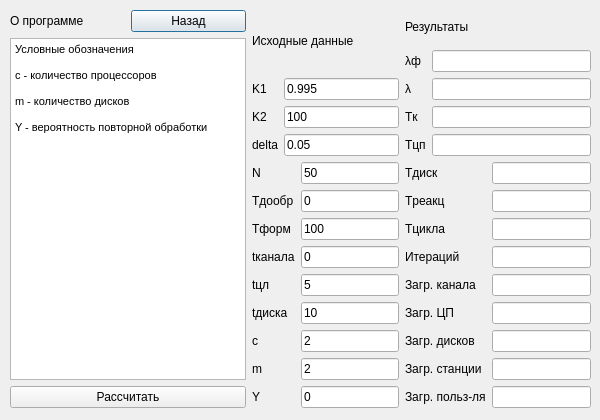
<?xml version="1.0" encoding="UTF-8"?>
<ui version="4.0">
 <class>Dialog1</class>
 <widget class="QDialog" name="Dialog1">
  <property name="geometry">
   <rect>
    <x>0</x>
    <y>0</y>
    <width>600</width>
    <height>420</height>
   </rect>
  </property>
  <property name="windowTitle">
   <string>Расчет</string>
  </property>
  <widget class="QWidget" name="layoutWidget">
   <property name="geometry">
    <rect>
     <x>10</x>
     <y>10</y>
     <width>581</width>
     <height>398</height>
    </rect>
   </property>
   <layout class="QHBoxLayout" name="horizontalLayout_2">
    <item>
     <layout class="QVBoxLayout" name="verticalLayout_6">
      <item>
       <layout class="QHBoxLayout" name="horizontalLayout">
        <item>
         <widget class="QLabel" name="label_27">
          <property name="text">
           <string>О программе</string>
          </property>
         </widget>
        </item>
        <item>
         <widget class="QPushButton" name="pushButton">
          <property name="text">
           <string>Назад</string>
          </property>
         </widget>
        </item>
       </layout>
      </item>
      <item>
       <layout class="QVBoxLayout" name="verticalLayout_5">
        <item>
         <widget class="QTextBrowser" name="textBrowser">
          <property name="html">
           <string>&lt;!DOCTYPE HTML PUBLIC &quot;-//W3C//DTD HTML 4.0//EN&quot; &quot;http://www.w3.org/TR/REC-html40/strict.dtd&quot;&gt;
&lt;html&gt;&lt;head&gt;&lt;meta name=&quot;qrichtext&quot; content=&quot;1&quot; /&gt;&lt;style type=&quot;text/css&quot;&gt;
p, li { white-space: pre-wrap; }
&lt;/style&gt;&lt;/head&gt;&lt;body style=&quot; font-family:'MS Shell Dlg 2'; font-size:8.25pt; font-weight:400; font-style:normal;&quot;&gt;
&lt;p style=&quot; margin-top:0px; margin-bottom:0px; margin-left:0px; margin-right:0px; -qt-block-indent:0; text-indent:0px;&quot;&gt;Условные обозначения&lt;/p&gt;
&lt;p style=&quot;-qt-paragraph-type:empty; margin-top:0px; margin-bottom:0px; margin-left:0px; margin-right:0px; -qt-block-indent:0; text-indent:0px;&quot;&gt;&lt;br /&gt;&lt;/p&gt;
&lt;p style=&quot; margin-top:0px; margin-bottom:0px; margin-left:0px; margin-right:0px; -qt-block-indent:0; text-indent:0px;&quot;&gt;c - количество процессоров&lt;/p&gt;
&lt;p style=&quot;-qt-paragraph-type:empty; margin-top:0px; margin-bottom:0px; margin-left:0px; margin-right:0px; -qt-block-indent:0; text-indent:0px;&quot;&gt;&lt;br /&gt;&lt;/p&gt;
&lt;p style=&quot; margin-top:0px; margin-bottom:0px; margin-left:0px; margin-right:0px; -qt-block-indent:0; text-indent:0px;&quot;&gt;m - количество дисков&lt;/p&gt;
&lt;p style=&quot;-qt-paragraph-type:empty; margin-top:0px; margin-bottom:0px; margin-left:0px; margin-right:0px; -qt-block-indent:0; text-indent:0px;&quot;&gt;&lt;br /&gt;&lt;/p&gt;
&lt;p style=&quot; margin-top:0px; margin-bottom:0px; margin-left:0px; margin-right:0px; -qt-block-indent:0; text-indent:0px;&quot;&gt;Y - вероятность повторной обработки&lt;/p&gt;&lt;/body&gt;&lt;/html&gt;</string>
          </property>
         </widget>
        </item>
        <item>
         <widget class="QPushButton" name="pushButton_2">
          <property name="text">
           <string>Рассчитать</string>
          </property>
         </widget>
        </item>
       </layout>
      </item>
     </layout>
    </item>
    <item>
     <layout class="QHBoxLayout" name="horizontalLayout_5">
      <item>
       <layout class="QVBoxLayout" name="verticalLayout_4">
        <item>
         <layout class="QHBoxLayout" name="horizontalLayout_4">
          <item>
           <widget class="QLabel" name="label_28">
            <property name="text">
             <string>Исходные данные</string>
            </property>
           </widget>
          </item>
          <item>
           <spacer name="horizontalSpacer">
            <property name="orientation">
             <enum>Qt::Horizontal</enum>
            </property>
            <property name="sizeHint" stdset="0">
             <size>
              <width>40</width>
              <height>20</height>
             </size>
            </property>
           </spacer>
          </item>
         </layout>
        </item>
        <item>
         <layout class="QVBoxLayout" name="verticalLayout">
          <item>
           <layout class="QGridLayout" name="gridLayout">
            <item row="0" column="0">
             <widget class="QLabel" name="label">
              <property name="text">
               <string>K1</string>
              </property>
             </widget>
            </item>
            <item row="1" column="1">
             <widget class="QLineEdit" name="lineEdit_2">
              <property name="text">
               <string>100</string>
              </property>
             </widget>
            </item>
            <item row="2" column="0">
             <widget class="QLabel" name="label_3">
              <property name="text">
               <string>delta</string>
              </property>
             </widget>
            </item>
            <item row="0" column="1">
             <widget class="QLineEdit" name="lineEdit">
              <property name="text">
               <string>0.995</string>
              </property>
             </widget>
            </item>
            <item row="1" column="0">
             <widget class="QLabel" name="label_2">
              <property name="text">
               <string>K2</string>
              </property>
             </widget>
            </item>
            <item row="2" column="1">
             <widget class="QLineEdit" name="lineEdit_3">
              <property name="text">
               <string>0.05</string>
              </property>
             </widget>
            </item>
           </layout>
          </item>
          <item>
           <layout class="QGridLayout" name="gridLayout_2">
            <item row="0" column="0">
             <widget class="QLabel" name="label_5">
              <property name="text">
               <string>N</string>
              </property>
             </widget>
            </item>
            <item row="0" column="1">
             <widget class="QLineEdit" name="lineEdit_5">
              <property name="text">
               <string>50</string>
              </property>
             </widget>
            </item>
            <item row="1" column="0">
             <widget class="QLabel" name="label_6">
              <property name="text">
               <string>Tдообр</string>
              </property>
             </widget>
            </item>
            <item row="1" column="1">
             <widget class="QLineEdit" name="lineEdit_6">
              <property name="text">
               <string>0</string>
              </property>
             </widget>
            </item>
            <item row="2" column="0">
             <widget class="QLabel" name="label_7">
              <property name="text">
               <string>Tформ</string>
              </property>
             </widget>
            </item>
            <item row="2" column="1">
             <widget class="QLineEdit" name="lineEdit_7">
              <property name="text">
               <string>100</string>
              </property>
             </widget>
            </item>
            <item row="3" column="0">
             <widget class="QLabel" name="label_8">
              <property name="text">
               <string>tканала</string>
              </property>
             </widget>
            </item>
            <item row="3" column="1">
             <widget class="QLineEdit" name="lineEdit_8">
              <property name="text">
               <string>0</string>
              </property>
             </widget>
            </item>
            <item row="4" column="0">
             <widget class="QLabel" name="label_9">
              <property name="text">
               <string>tцл</string>
              </property>
             </widget>
            </item>
            <item row="4" column="1">
             <widget class="QLineEdit" name="lineEdit_9">
              <property name="text">
               <string>5</string>
              </property>
             </widget>
            </item>
            <item row="5" column="0">
             <widget class="QLabel" name="label_10">
              <property name="text">
               <string>tдиска</string>
              </property>
             </widget>
            </item>
            <item row="5" column="1">
             <widget class="QLineEdit" name="lineEdit_10">
              <property name="text">
               <string>10</string>
              </property>
             </widget>
            </item>
            <item row="6" column="0">
             <widget class="QLabel" name="label_11">
              <property name="text">
               <string>c</string>
              </property>
             </widget>
            </item>
            <item row="6" column="1">
             <widget class="QLineEdit" name="lineEdit_11">
              <property name="text">
               <string>2</string>
              </property>
             </widget>
            </item>
            <item row="7" column="0">
             <widget class="QLabel" name="label_12">
              <property name="text">
               <string>m</string>
              </property>
             </widget>
            </item>
            <item row="7" column="1">
             <widget class="QLineEdit" name="lineEdit_12">
              <property name="text">
               <string>2</string>
              </property>
             </widget>
            </item>
            <item row="8" column="0">
             <widget class="QLabel" name="label_13">
              <property name="text">
               <string>Y</string>
              </property>
             </widget>
            </item>
            <item row="8" column="1">
             <widget class="QLineEdit" name="lineEdit_13">
              <property name="text">
               <string>0</string>
              </property>
             </widget>
            </item>
           </layout>
          </item>
         </layout>
        </item>
       </layout>
      </item>
      <item>
       <layout class="QVBoxLayout" name="verticalLayout_3">
        <item>
         <layout class="QHBoxLayout" name="horizontalLayout_3">
          <item>
           <widget class="QLabel" name="label_29">
            <property name="text">
             <string>Результаты</string>
            </property>
           </widget>
          </item>
          <item>
           <spacer name="horizontalSpacer_2">
            <property name="orientation">
             <enum>Qt::Horizontal</enum>
            </property>
            <property name="sizeHint" stdset="0">
             <size>
              <width>40</width>
              <height>20</height>
             </size>
            </property>
           </spacer>
          </item>
         </layout>
        </item>
        <item>
         <layout class="QVBoxLayout" name="verticalLayout_2">
          <item>
           <layout class="QGridLayout" name="gridLayout_3">
            <item row="0" column="0">
             <widget class="QLabel" name="label_14">
              <property name="text">
               <string>λф</string>
              </property>
             </widget>
            </item>
            <item row="0" column="1">
             <widget class="QLineEdit" name="lineEdit_14"/>
            </item>
            <item row="1" column="0">
             <widget class="QLabel" name="label_15">
              <property name="text">
               <string>λ</string>
              </property>
             </widget>
            </item>
            <item row="1" column="1">
             <widget class="QLineEdit" name="lineEdit_15"/>
            </item>
            <item row="2" column="0">
             <widget class="QLabel" name="label_16">
              <property name="text">
               <string>Tк</string>
              </property>
             </widget>
            </item>
            <item row="2" column="1">
             <widget class="QLineEdit" name="lineEdit_16"/>
            </item>
            <item row="3" column="0">
             <widget class="QLabel" name="label_17">
              <property name="text">
               <string>Tцп</string>
              </property>
             </widget>
            </item>
            <item row="3" column="1">
             <widget class="QLineEdit" name="lineEdit_17"/>
            </item>
           </layout>
          </item>
          <item>
           <layout class="QGridLayout" name="gridLayout_4">
            <item row="0" column="0">
             <widget class="QLabel" name="label_18">
              <property name="text">
               <string>Tдиск</string>
              </property>
             </widget>
            </item>
            <item row="0" column="1">
             <widget class="QLineEdit" name="lineEdit_18"/>
            </item>
            <item row="1" column="0">
             <widget class="QLabel" name="label_19">
              <property name="text">
               <string>Tреакц</string>
              </property>
             </widget>
            </item>
            <item row="1" column="1">
             <widget class="QLineEdit" name="lineEdit_19"/>
            </item>
            <item row="2" column="0">
             <widget class="QLabel" name="label_20">
              <property name="text">
               <string>Tцикла</string>
              </property>
             </widget>
            </item>
            <item row="2" column="1">
             <widget class="QLineEdit" name="lineEdit_20"/>
            </item>
            <item row="3" column="0">
             <widget class="QLabel" name="label_21">
              <property name="text">
               <string>Итераций</string>
              </property>
             </widget>
            </item>
            <item row="3" column="1">
             <widget class="QLineEdit" name="lineEdit_21"/>
            </item>
            <item row="4" column="0">
             <widget class="QLabel" name="label_22">
              <property name="text">
               <string>Загр. канала</string>
              </property>
             </widget>
            </item>
            <item row="4" column="1">
             <widget class="QLineEdit" name="lineEdit_22"/>
            </item>
            <item row="5" column="0">
             <widget class="QLabel" name="label_23">
              <property name="text">
               <string>Загр. ЦП</string>
              </property>
             </widget>
            </item>
            <item row="5" column="1">
             <widget class="QLineEdit" name="lineEdit_23"/>
            </item>
            <item row="6" column="0">
             <widget class="QLabel" name="label_24">
              <property name="text">
               <string>Загр. дисков</string>
              </property>
             </widget>
            </item>
            <item row="6" column="1">
             <widget class="QLineEdit" name="lineEdit_24"/>
            </item>
            <item row="7" column="0">
             <widget class="QLabel" name="label_25">
              <property name="text">
               <string>Загр. станции</string>
              </property>
             </widget>
            </item>
            <item row="7" column="1">
             <widget class="QLineEdit" name="lineEdit_25"/>
            </item>
            <item row="8" column="0">
             <widget class="QLabel" name="label_26">
              <property name="text">
               <string>Загр. польз-ля</string>
              </property>
             </widget>
            </item>
            <item row="8" column="1">
             <widget class="QLineEdit" name="lineEdit_26"/>
            </item>
           </layout>
          </item>
         </layout>
        </item>
       </layout>
      </item>
     </layout>
    </item>
   </layout>
  </widget>
 </widget>
 <resources/>
 <connections/>
</ui>
